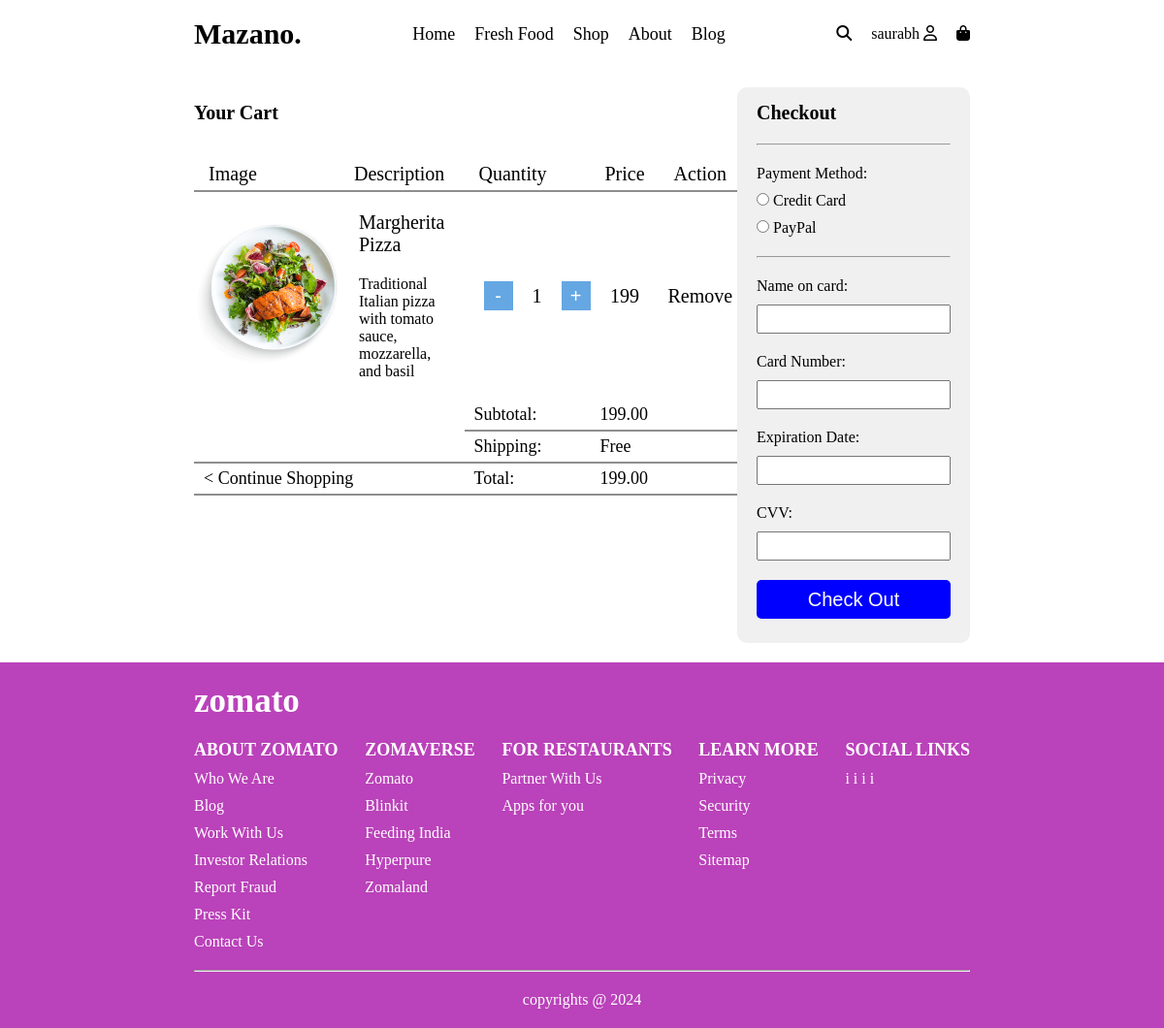
Screenshot of /user/checkout.php (signed in) with the database file from the repository.
### tables this page shows
CREATE TABLE `users_data` (
  `id` int(11) NOT NULL,
  `username` varchar(30) NOT NULL,
  `email` varchar(50) NOT NULL,
  `password` varchar(100) NOT NULL
);

CREATE TABLE `cart` (
  `id` int(11) NOT NULL,
  `user_id` int(10) NOT NULL,
  `food_id` int(10) NOT NULL
);

CREATE TABLE `fooditems` (
  `id` int(11) NOT NULL,
  `food_name` varchar(30) NOT NULL,
  `food_category` varchar(30) NOT NULL,
  `food_description` varchar(255) NOT NULL,
  `food_ingredients` varchar(255) NOT NULL,
  `price` int(10) NOT NULL,
  `quantity` int(100) NOT NULL,
  `discount_percentage` int(100) DEFAULT NULL,
  `primary_img` varchar(255) NOT NULL,
  `set_of_imgs` varchar(255) DEFAULT NULL
);

### user/checkout.php (the view, shortened to what this page needs)
<?php
require("../session.php");
$get_user_data_query = "SELECT * FROM users_data WHERE email = '{$_SESSION['email']}'";
$get_user_data = mysqli_query($conn, $get_user_data_query) or die("User Not available");
$user_data = mysqli_fetch_assoc($get_user_data);
$fetch_user_cart_data_query = "SELECT * FROM cart WHERE user_id = {$user_data['id']}";
$fetch_user_cart_data = mysqli_query($conn, $fetch_user_cart_data_query);
$css = "checkout";
include("./header.php");
?>
    <main>
        <section class="checkout-section">
            <div class="card">
                <div class="title">
                    Your Cart
                </div>
                <table>
                    <thead>
                        <tr class="theading">
                            <td>Image</td>
                            <td>Description</td>
                            <td>Quantity</td>
                            <td>Price</td>
                            <td>Action</td>
                        </tr>
                    </thead>
                    <tbody>
                        <?php if (isset($_GET['order_id'])) : ?>
                            <tr>
                                <td>
                                    <div class="img">
                                        <img src="../assets/images/food.png" alt="Food Image">
                                    </div>
                                </td>
                                <td>
                                    <div class="info">
                                        <div class="title">
                                            <?= $foodData['food_name'] ?>
                                        </div>
                                        <div class="description">
                                            <?= $foodData['food_description'] ?>
                                        </div>
                                    </div>
                                </td>
                                <td>
                                    <div class="quantity">
                                        <span style="display: hidden;" class="foodId" data-foodid="<?= $foodData['id'] ?>"></span>
                                        <button class="decrement">-</button>
                                        <span class="value">1</span>
                                        <button class="increment">+</button>
                                    </div>
                                </td>
                                <td>
                                    <div class="price">
                                        199
                                    </div>
                                </td>
                                <td>
                                    <div class="price">
                                        Remove
                                    </div>
                                </td>
                            </tr>
                            <?php elseif (isset($fetch_user_cart_data) && mysqli_num_rows($fetch_user_cart_data) > 0) :
                            while ($data = mysqli_fetch_assoc($fetch_user_cart_data)) :
                                $food_query = "SELECT * FROM foodItems WHERE id = {$data['food_id']}";
                                $food_result = mysqli_query($conn, $food_query);
                                $item = mysqli_fetch_assoc($food_result);
                            ?>
                                <tr>
                                    <td>
                                        <div class="img">
                                            <img src="../assets/images/food.png" alt="Food Image">
                                        </div>
                                    </td>
                                    <td>
                                        <div class="info">
                                            <div class="title">
                                                <?= $item['food_name'] ?>
                                            </div>
                                            <div class="description">
                                                <?= $item['food_description'] ?>
                                            </div>
                                        </div>
                                    </td>
                                    <td>
                                        <div class="quantity">
                                            <button class="decrement">-</button>
                                            <span class="value">1</span>
                                            <button class="increment">+</button>
                                        </div>
                                    </td>
                                    <td>
                                        <div class="price">
                                            199
                                        </div>
                                    </td>
                                    <td>
                                        <div class="price remove-item" data-id="<?= $item['id'] ?>">
                                            Remove
                                        </div>
                                    </td>
                                </tr>
                            <?php
                            endwhile;
                        endif; ?>
                    </tbody>
                    <tfoot>
                        <tr>
                            <td colspan="2" rowspan="2"></td>
                            <td>Subtotal:</td>
                            <td class="subtotal-price">0</td>
                            <td></td>
                        </tr>
                        <tr>
                            <td>Shipping:</td>
                            <td>Free</td>
                            <td></td>
                        </tr>
                        <tr>
                            <td colspan="2">
                                <a href="./dashboard.php">
                                    < Continue Shopping </a>
                            </td>
                            <td>Total:</td>
                            <td class="total-price">0</td>
                            <td></td>
                        </tr>
                    </tfoot>
                </table>
            </div>
            <div class="checkout">
                <div class="title">
                    Checkout
                </div>
                <div>
                    <form action="./my_orders.php" class="payment-card">
                        <hr>
                        <div class="choose-card">
                            <div>Payment Method:</div>
                            <div>
                                <input type="radio" name="cred" id="cred">
                                <label for="cred">Credit Card</label>
                            </div>
                            <div>
                                <input type="radio" name="cred" id="paypal">
                                <label for="paypal">PayPal</label>
                            </div>
                        </div>
                        <hr>
                        <div>
                            <label for="card-name">
                                Name on card:
                            </label>
                            <input type="text" id="card-name">
                        </div>
                        <div>
                            <label for="card-number">Card Number:</label>
                            <input type="text" id="card-number">
                        </div>
                        <div>
                            <label for="expiry-date">Expiration Date:</label>
                            <input type="text" id="expiry-date">
                        </div>
                        <div>
                            <label for="cvv">CVV:</label>
                            <input type="text" id="cvv">
                        </div>
                        <div>
                            <button id="checkout">Check Out</button>
                        </div>
                    </form>
                </div>
            </div>
        </section>
    </main>
<?php include("./footer.php") ?>

### user/header.php (shortened to what this page needs)
<!DOCTYPE html>
<html lang="en">
<head>
    <link rel="stylesheet" href="https://cdnjs.cloudflare.com/ajax/libs/font-awesome/6.5.2/css/all.min.css" />
    <link rel="stylesheet" href="../css/<?= $css ?>.css">
</head>
<body>
    <nav>
        <div>
            <span class="title">Mazano.</span>
        </div>
        <div class="links-items">
            <span><a href="./dashboard.php">Home</a></span>
            <span><a href="#">Fresh Food</a></span>
            <span><a href="#">Shop</a></span>
            <span><a href="#">About</a></span>
            <span><a href="#">Blog</a></span>
        </div>
        <div class="links-icons">
            <span><i class="fa-solid fa-magnifying-glass"></i></span>
            <span>
                <?= $user_data['username'] ?>
                <a>
                    <i class="fa-regular fa-user"></i>
                </a>
            </span>
            <span>
                <a href="./checkout.php">
                    <i class="fa-solid fa-bag-shopping"></i>
                </a>
            </span>
        </div>
    </nav>

### css/checkout.css (style rules this page uses)
* { padding: 0; margin: 0; box-sizing: border-box; }
body { --background-color: #000; --pure-background: #000; --color: #fff; --scroll-color: #a3a3a3; font-size: 16px; overflow-x: hidden; scroll-behavior: smooth; }
a { color: #000; text-decoration: none; }
nav { background-color: #fff; color: #000; height: 70px; width: 100vw; display: flex; justify-content: space-between; align-items: center; padding: 0 200px; }
nav .title { font-size: 30px; font-weight: 600; }
nav :is(.links-items, .links-icons) { display: flex; justify-content: center; align-items: center; gap: 20px; cursor: pointer; }
nav .links-items a { font-size: 18px; }
hr { width: 100%; }
.checkout-section { padding: 20px 200px; min-height: 400px; display: flex; flex-wrap: wrap; justify-content: stretch; align-items: stretch; gap: 5%; }
.card { width: 65%; min-height: 400px; display: flex; flex-direction: column; gap: 20px; }
.checkout { width: 30%; min-height: 400px; background-color: #f0f0f0; border-radius: 10px; padding: 0px 0px 20px 0; }
.card > .title, .checkout > .title { padding: 15px 20px; font-size: 20px; font-weight: 600; }
.card > .title { padding: 15px 0; }
table { border-collapse: collapse; }
table thead tr, table tfoot tr { border-bottom: 2px solid #8e8e8e; }
tbody tr td img { width: 150px; }
table .theading { font-size: 20px; }
table .theading td { padding: 5px 15px; }
tfoot td { padding: 5px 10px; font-size: 18px; }
.card .info { display: flex; flex-direction: column; gap: 20px; padding: 20px; }
.card .info .title { font-size: 20px; }
.card .quantity, .card .price { display: flex; justify-content: center; align-items: center; gap: 20px; font-size: 20px; }
.card button { width: 30px; height: 30px; background-color: rgb(100, 167, 226); border: none; outline: none; color: white; font-size: 20px; cursor: pointer; }
.checkout .payment-card { display: flex; flex-direction: column; gap: 20px; padding: 5px 20px; }
.checkout .payment-card > div { display: flex; flex-direction: column; gap: 10px; }
.checkout .payment-card > div input[type='text'] { height: 30px; padding: 5px 15px; }
.checkout .payment-card button { height: 40px; background-color: blue; border-radius: 5px; outline: none; border: none; color: white; font-size: 20px; cursor: pointer; }

### rows the page displays
users_data: username "saurabh"
cart: fooditems.food_name "Margherita Pizza", fooditems.food_description "Traditional Italian pizza with tomato sauce, mozzarella, and basil"
